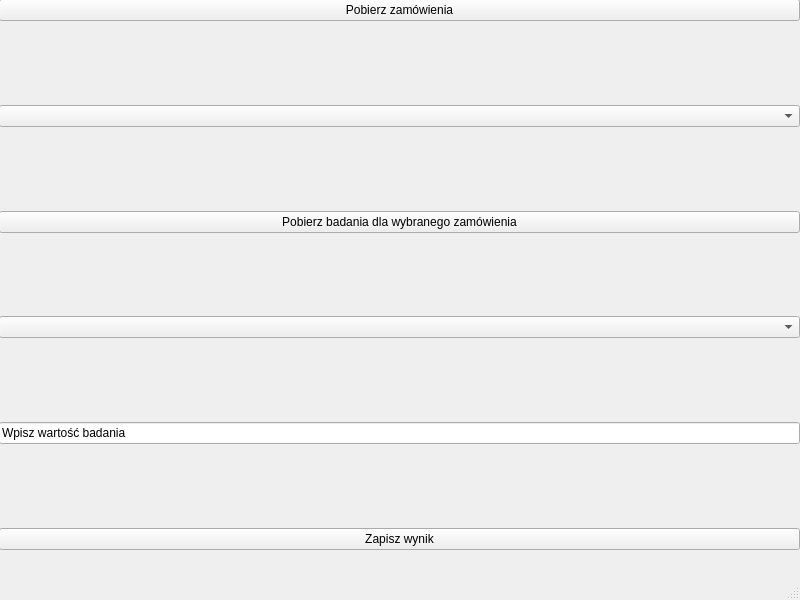
<?xml version="1.0" encoding="UTF-8"?>
<ui version="4.0">
 <class>MainWindow</class>
 <widget class="QMainWindow" name="MainWindow">
  <property name="geometry">
   <rect>
    <x>0</x>
    <y>0</y>
    <width>800</width>
    <height>600</height>
   </rect>
  </property>
  <property name="windowTitle">
   <string>MainWindow</string>
  </property>
  <widget class="QWidget" name="centralwidget">
   <widget class="QWidget" name="verticalLayoutWidget">
    <property name="geometry">
     <rect>
      <x>-1</x>
      <y>-1</y>
      <width>801</width>
      <height>571</height>
     </rect>
    </property>
    <layout class="QVBoxLayout" name="verticalLayout">
     <item>
      <widget class="QPushButton" name="getOrders">
       <property name="text">
        <string>Pobierz zamówienia</string>
       </property>
      </widget>
     </item>
     <item>
      <spacer name="verticalSpacer">
       <property name="orientation">
        <enum>Qt::Vertical</enum>
       </property>
       <property name="sizeHint" stdset="0">
        <size>
         <width>20</width>
         <height>40</height>
        </size>
       </property>
      </spacer>
     </item>
     <item>
      <widget class="QComboBox" name="orders"/>
     </item>
     <item>
      <spacer name="verticalSpacer_2">
       <property name="orientation">
        <enum>Qt::Vertical</enum>
       </property>
       <property name="sizeHint" stdset="0">
        <size>
         <width>20</width>
         <height>40</height>
        </size>
       </property>
      </spacer>
     </item>
     <item>
      <widget class="QPushButton" name="getExams">
       <property name="text">
        <string>Pobierz badania dla wybranego zamówienia</string>
       </property>
      </widget>
     </item>
     <item>
      <spacer name="verticalSpacer_3">
       <property name="orientation">
        <enum>Qt::Vertical</enum>
       </property>
       <property name="sizeHint" stdset="0">
        <size>
         <width>20</width>
         <height>40</height>
        </size>
       </property>
      </spacer>
     </item>
     <item>
      <widget class="QComboBox" name="exams"/>
     </item>
     <item>
      <spacer name="verticalSpacer_4">
       <property name="orientation">
        <enum>Qt::Vertical</enum>
       </property>
       <property name="sizeHint" stdset="0">
        <size>
         <width>20</width>
         <height>40</height>
        </size>
       </property>
      </spacer>
     </item>
     <item>
      <widget class="QLineEdit" name="putResult">
       <property name="text">
        <string>Wpisz wartość badania</string>
       </property>
      </widget>
     </item>
     <item>
      <spacer name="verticalSpacer_5">
       <property name="orientation">
        <enum>Qt::Vertical</enum>
       </property>
       <property name="sizeHint" stdset="0">
        <size>
         <width>20</width>
         <height>40</height>
        </size>
       </property>
      </spacer>
     </item>
     <item>
      <widget class="QPushButton" name="save">
       <property name="text">
        <string>Zapisz wynik</string>
       </property>
      </widget>
     </item>
     <item>
      <widget class="QLabel" name="info">
       <property name="text">
        <string/>
       </property>
      </widget>
     </item>
    </layout>
   </widget>
  </widget>
  <widget class="QStatusBar" name="statusbar"/>
 </widget>
 <resources/>
 <connections/>
</ui>
